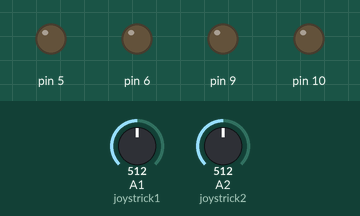
This sketch was run on a simulated Arduino Uno, built with avr-gcc and run on an emulated ATmega328P. On the bench: output pins drawn as LEDs (lit = HIGH). The inputs (shaded band) are chosen by the test bench; at power-on: A1 (joystrick1) = 512, A2 (joystrick2) = 512. What the sketch prints to the serial monitor is not drawn.

Above: at 1.2 s.
1.3 s: A1 (joystrick1) set to 539
At 2.5 s:
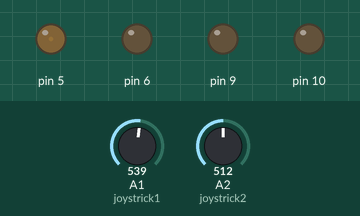
2.8 s: A2 (joystrick2) set to 540
At 3.6 s:
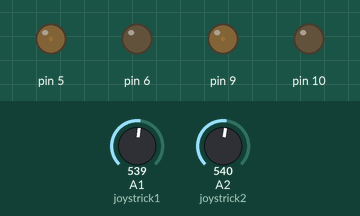
4.3 s: A1 (joystrick1) set to 480
At 4.6 s:
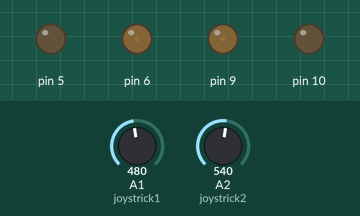
5.8 s: A2 (joystrick2) set to 716
At 7.0 s:
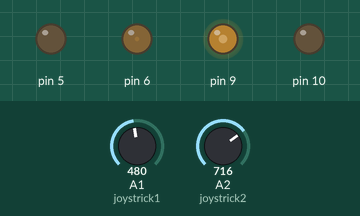
7.3 s: A2 (joystrick2) set to 900
At 8.3 s:
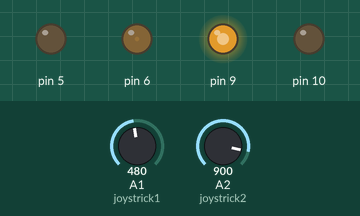
8.8 s: A1 (joystrick1) set to 122
At 9.5 s:
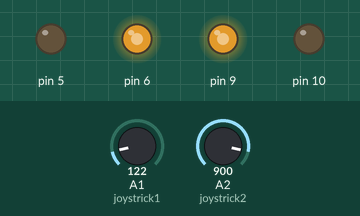
Timing chart, 0 to 11.3 s (numbered marks = the images above; inputs shaded):
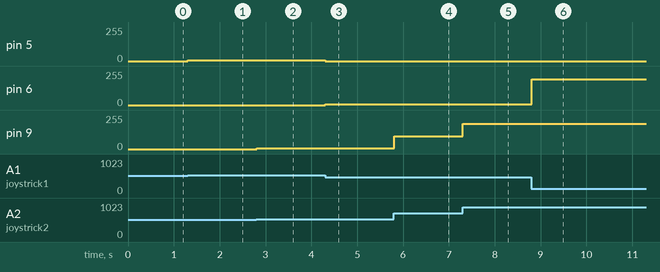

Measured:
- after the input at 1.3 s, pin 5: 0/255 → 4/255 at once
- after the input at 2.8 s, pin 9: 0/255 → 5/255 at once
- after the input at 4.3 s, pin 5: 4/255 → 0/255 at once; pin 6: 0/255 → 6/255 at once
- after the input at 5.8 s, pin 9: 5/255 → 96/255 at once
- after the input at 7.3 s, pin 9: 96/255 → 191/255 at once
- after the input at 8.8 s, pin 6: 6/255 → 192/255 at once

The sketch:

l298n_joystick.ino
```cpp
int joystrick1 = A1;
int joystrick2 = A2;
int val1;
int val2;

void setup() {
  // put your setup code here, to run once:
Serial.begin(9600);
pinMode(9, OUTPUT);
pinMode(10, OUTPUT);
pinMode(5, OUTPUT);
pinMode(6, OUTPUT);
pinMode(A1, INPUT);
pinMode(A2, INPUT);
}

void loop() {
  // put your main code here, to run repeatedly:
int val1 = analogRead(joystrick1);
int val2 = analogRead(joystrick2);

if(val1 > 1 && val1 < 490){
val1 = map(val1, 1, 490, 255, 0);

analogWrite(6,val1);
analogWrite(5,0);
}

if(val1 > 530 && val1 < 1023){
val1 = map(val1, 530, 1023, 0, 255);

analogWrite(5,val1);
analogWrite(6,0);
}

if(val1 > 491 && val1 < 529){
val1 = map(val1, 491, 529, 0, 0);

analogWrite(5,val1);
analogWrite(6,val1);
}

if(val2 > 1 && val2 < 490){
val2 = map(val2, 1, 490, 255, 0);

analogWrite(10,val2);
analogWrite(9,0);
}

if(val2 > 530 && val2 < 1023){
val2 = map(val2, 530, 1023, 0, 255);

analogWrite(9,val2);
analogWrite(10,0);
}

if(val2 > 491 && val2 < 529){
val2 = map(val2, 491, 529, 0, 0);

analogWrite(9,val2);
analogWrite(10,val2);
}
Serial.println(val1);
Serial.println(val2);
}
```
